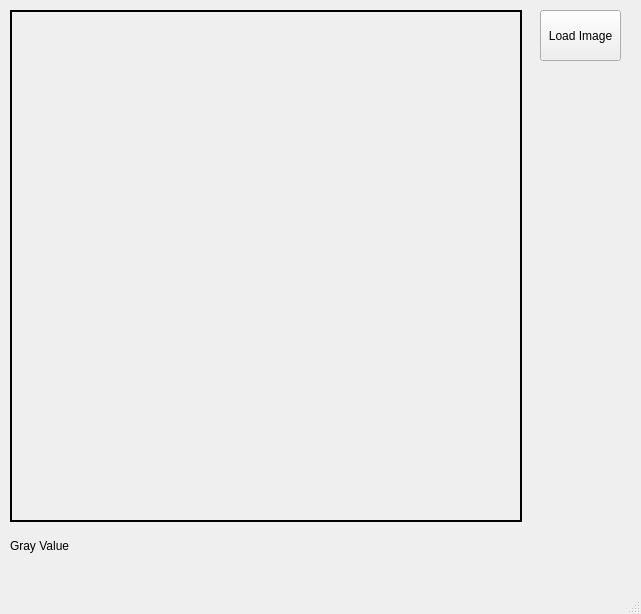
<?xml version="1.0" encoding="UTF-8"?>
<ui version="4.0">
 <class>ImageViewer</class>
 <widget class="QMainWindow" name="ImageViewer">
  <property name="geometry">
   <rect>
    <x>0</x>
    <y>0</y>
    <width>641</width>
    <height>614</height>
   </rect>
  </property>
  <property name="windowTitle">
   <string>ImageViewer</string>
  </property>
  <widget class="QWidget" name="centralwidget">
   <widget class="QPushButton" name="button_loadimage">
    <property name="geometry">
     <rect>
      <x>540</x>
      <y>10</y>
      <width>81</width>
      <height>51</height>
     </rect>
    </property>
    <property name="text">
     <string>Load Image</string>
    </property>
   </widget>
   <widget class="ImageLabel" name="label_image">
    <property name="geometry">
     <rect>
      <x>10</x>
      <y>10</y>
      <width>512</width>
      <height>512</height>
     </rect>
    </property>
    <property name="frameShape">
     <enum>QFrame::Panel</enum>
    </property>
    <property name="lineWidth">
     <number>2</number>
    </property>
    <property name="text">
     <string/>
    </property>
    <property name="alignment">
     <set>Qt::AlignCenter</set>
    </property>
   </widget>
   <widget class="QLabel" name="label_grayvalue">
    <property name="geometry">
     <rect>
      <x>10</x>
      <y>530</y>
      <width>511</width>
      <height>31</height>
     </rect>
    </property>
    <property name="text">
     <string>Gray Value</string>
    </property>
   </widget>
  </widget>
  <widget class="QMenuBar" name="menubar">
   <property name="geometry">
    <rect>
     <x>0</x>
     <y>0</y>
     <width>641</width>
     <height>22</height>
    </rect>
   </property>
  </widget>
  <widget class="QStatusBar" name="statusbar"/>
 </widget>
 <customwidgets>
  <customwidget>
   <class>ImageLabel</class>
   <extends>QLabel</extends>
   <header location="global">imagelabel.hpp</header>
  </customwidget>
 </customwidgets>
 <resources/>
 <connections/>
</ui>
